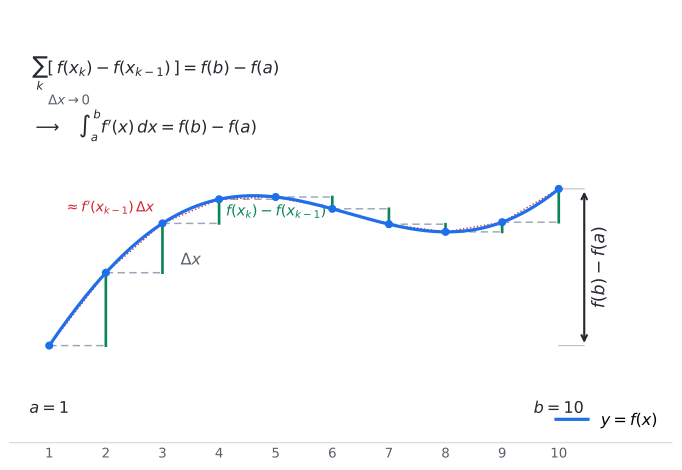

This figure's Python source:
#!/usr/bin/env python3
"""Static figure for 11강 4기 26강 — the telescoping sum that becomes the FTC
(lecture §7).  A smooth function f on [1, 10] is sampled at the integer
partition points; the total rise f(10) - f(1) is rebuilt as the telescoping
sum of the step rises  sum_k [ f(x_k) - f(x_{k-1}) ] ,  each step rise being
approximately the slope f'(x_{k-1}) times the width Δx.  Shrinking Δx → 0 turns
the sum into ∫ f'(x) dx = f(b) - f(a).

Renders next to itself as an SVG embedded by the note.

Reproduce:  uv run --with matplotlib --with numpy python telescoping-ftc-04-season-26-07.py
"""
from pathlib import Path
import numpy as np
import matplotlib.pyplot as plt

OUT = Path(__file__).with_suffix(".svg")

a, b = 1.0, 10.0


def f(x):
    # a generic smooth, monotone-ish "differentiable curve" on [1, 10]
    return 0.9 + 0.55 * x + 1.7 * np.sin(0.45 * x + 0.3)


# partition points x_0 = a, ..., x_n = b  (Δx = 1, the integer marks in the note)
xs = np.arange(a, b + 1)            # 1, 2, ..., 10
ys = f(xs)

# smooth curve
xx = np.linspace(a, b, 400)
yy = f(xx)

fig, ax = plt.subplots(figsize=(7.2, 5.0))

# the differentiable curve y = f(x)
ax.plot(xx, yy, color="#1f6feb", lw=2.4, zorder=4, label=r"$y=f(x)$")

# telescoping staircase: for each panel, a horizontal "run" Δx and a vertical
# "rise" f(x_k) - f(x_{k-1}).  The rises stack to f(b) - f(a).
for k in range(1, len(xs)):
    x0, x1 = xs[k - 1], xs[k]
    y0, y1 = ys[k - 1], ys[k]
    # horizontal run at the lower function value
    ax.plot([x0, x1], [y0, y0], color="#9aa7b8", lw=1.1, ls=(0, (5, 3)), zorder=2)
    # vertical rise f(x_k) - f(x_{k-1})
    ax.plot([x1, x1], [y0, y1], color="#0b8457", lw=2.0, zorder=3)
    # little secant chord ~ slope f'(x_{k-1}) Δx over the panel
    ax.plot([x0, x1], [y0, y1], color="#d1242f", lw=1.0, ls=":", zorder=3)

# partition points on the curve
ax.scatter(xs, ys, s=26, color="#1f6feb", zorder=6)

# total rise f(b) - f(a) shown as a bracket on the right
xb = b + 0.45
ax.annotate("", xy=(xb, ys[-1]), xytext=(xb, ys[0]),
            arrowprops=dict(arrowstyle="<->", color="#24292f", lw=1.6))
ax.plot([b, xb], [ys[-1], ys[-1]], color="#bbb", lw=0.8, zorder=1)
ax.plot([b, xb], [ys[0], ys[0]], color="#bbb", lw=0.8, zorder=1)
ax.text(xb + 0.12, 0.5 * (ys[0] + ys[-1]),
        r"$f(b)-f(a)$", fontsize=13, color="#24292f",
        ha="left", va="center", rotation=90)

# endpoint labels a, b on the x-axis
ax.text(a, ys.min() - 0.9, r"$a=1$", fontsize=12, color="#24292f", ha="center")
ax.text(b, ys.min() - 0.9, r"$b=10$", fontsize=12, color="#24292f", ha="center")

# one labelled panel (the rising step between x=2 and x=3, lots of clear space):
#   the run Δx, the step rise f(x_k)-f(x_{k-1}), and the secant slope f'·Δx
kk = 2                      # panel from x_{kk}=2 to x_{kk+1}=3
xm = 0.5 * (xs[kk] + xs[kk + 1])
ax.text(xm, ys[kk] - 0.55, r"$\Delta x$", fontsize=12, color="#57606a", ha="center")
ax.text(xs[kk + 1] + 0.12, 0.5 * (ys[kk] + ys[kk + 1]),
        r"$f(x_k)-f(x_{k-1})$", fontsize=11, color="#0b8457", ha="left", va="center")
ax.text(xs[kk] - 0.15, 0.5 * (ys[kk] + ys[kk + 1]) + 0.05,
        r"$\approx f'(x_{k-1})\,\Delta x$", fontsize=10.5, color="#d1242f",
        ha="right", va="center")

# the FTC identity as the takeaway (mathtext has no \xrightarrow, so the
# "Δx → 0" condition rides just above a plain long arrow)
ax.text(a - 0.3, ys.max() + 1.55,
        r"$\sum_k [\,f(x_k)-f(x_{k-1})\,]=f(b)-f(a)$",
        fontsize=12.5, color="#24292f", ha="left", va="center")
ax.text(a - 0.3, ys.max() + 0.85,
        r"$\longrightarrow\quad \int_a^b f'(x)\,dx=f(b)-f(a)$",
        fontsize=12.5, color="#24292f", ha="left", va="center")
ax.text(a + 0.35, ys.max() + 1.18,
        r"$\Delta x\to 0$", fontsize=10, color="#57606a", ha="center", va="center")

ax.set_xlim(a - 0.7, b + 2.0)
ax.set_ylim(ys.min() - 1.3, ys.max() + 2.4)
ax.set_xticks(xs)
ax.set_xticklabels([str(int(x)) for x in xs])
ax.set_yticks([])
ax.axhline(ys.min() - 1.3, color="#d0d7de", lw=0.0)
for s in ("top", "right", "left"):
    ax.spines[s].set_visible(False)
ax.spines["bottom"].set_color("#d0d7de")
ax.tick_params(axis="x", length=0, labelsize=10, colors="#57606a")
ax.legend(loc="lower right", frameon=False, fontsize=12)

fig.tight_layout()
fig.savefig(OUT, format="svg", bbox_inches="tight")
total = ys[-1] - ys[0]
tele = float(np.sum(np.diff(ys)))
print(f"wrote {OUT}  f(b)-f(a)={total:.4f}  telescoping sum={tele:.4f}  "
      f"match={np.isclose(total, tele)}")
